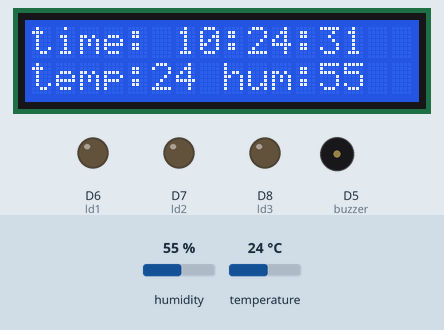
The sketch below on a simulated ESP8266 (NodeMCU). On the bench: 16×2 character LCD, output pins drawn as LEDs (lit = HIGH), buzzer (waves = sounding). The test bench sets the inputs (shaded band); at power-on: humidity 55 %, temperature 24 °C. WiFi joins after 1.5 s; servers stay silent unless stated; network time is answered at once with the bench clock; the local clock reads 2024-03-15 10:24:30 at power-on unless the sketch sets it; what the sketch prints to the serial monitor is not drawn.

Above: at 2.8 s.
2.9 s: humidity set to 22 %
At 4.4 s:
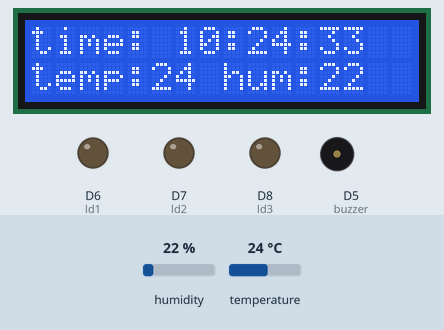
6.6 s: temperature set to 12 °C
At 8.2 s:
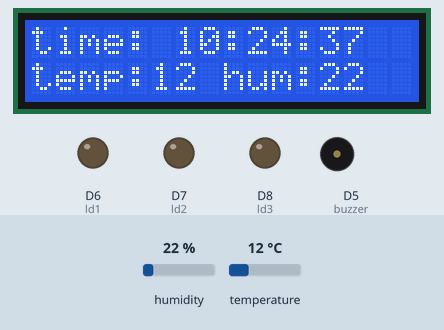
10.0 s: humidity set to 40 %
At 11.2 s:
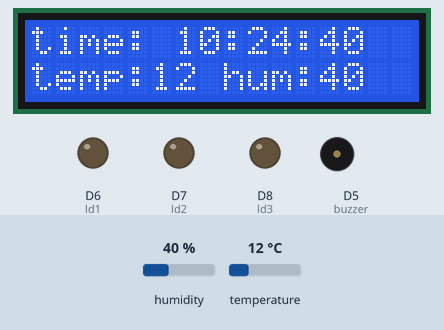
13.3 s: temperature set to 19 °C
At 34.4 s:
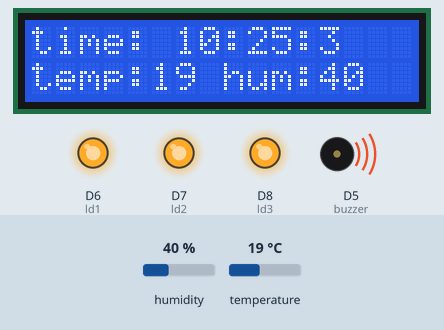
Timing chart, 0 to 35.9 s (numbered marks = the images above; inputs shaded):
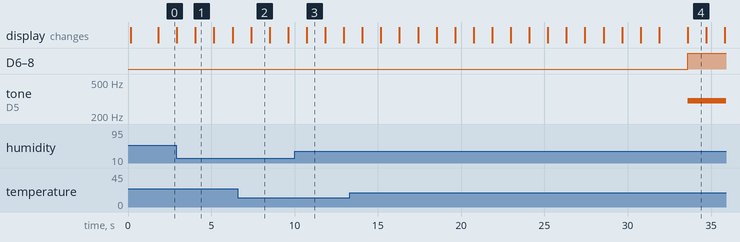

The sketch:

mail_w_time.ino
```cpp
#include <NTPClient.h>
#include <ESP8266WiFi.h>
#include <WiFiUdp.h>
#include <dht11.h> // dht11 kütüphanesini kodlarımıza dahil ediyoruz.
int DhtPin=D4; // DhtPin olarak Dijital 2'yi belirliyoruz.
dht11 dht_sensor; // dht_sensor adında bir DHT11 nesnesi oluşturduk.
//*****************************************
#include <Wire.h>
#include <LiquidCrystal_I2C.h>
LiquidCrystal_I2C lcd(0x3F, 16, 2);
//******************************************
const char *ssid     = "mehmet";
const char *password = "isikmehmet";
const char* host = "maker.ifttt.com";
const long utcOffsetInSeconds = 10800;

char daysOfTheWeek[7][12] = {"Sunday", "Monday", "Tuesday", "Wednesday", "Thursday", "Friday", "Saturday"};

// Define NTP Client to get time
WiFiUDP ntpUDP;
NTPClient timeClient(ntpUDP, "tr.pool.ntp.org", utcOffsetInSeconds);
int buzzer = D5;
int ld1 = D6;
int ld2 = D7;
int ld3 = D8;
void setup(){
  Serial.begin(115200);
  Serial.println("Email from Node Mcu");
  delay(100);
  lcd.begin();
  lcd.backlight();
  lcd.print("Mehmet");
  lcd.setCursor(6, 1);
  lcd.print("ISIK");
  //*********************
   pinMode(buzzer,OUTPUT);
   pinMode(ld1,OUTPUT);
   pinMode(ld2,OUTPUT);
   pinMode(ld3,OUTPUT);
  //*********************

  Serial.print("Connecting to ");
  Serial.println(ssid);
  WiFi.begin(ssid, password);

  while ( WiFi.status() != WL_CONNECTED ) {
    delay ( 500 );
    Serial.print ( "." );
  }
  Serial.println("");
  Serial.println("IP address: ");
  Serial.println(WiFi.localIP());

  timeClient.begin();
}
//*************************
int alarm = 11;
int ilac_1 = 11;
int ilac_2 = 11;
int ilac_3 = 11;
//************************

void loop() {
   // ***********************************
  int chk = dht_sensor.read(DhtPin);
  int temp = dht_sensor.temperature;
  int hum = dht_sensor.humidity;
  Serial.print("Nem Orani (%): ");
  Serial.println(hum);
  Serial.print("Sicaklik (Celcius): ");
  Serial.println(temp);
 // *************************************

  timeClient.update();
  Serial.print(daysOfTheWeek[timeClient.getDay()]);
  Serial.print(", ");
  int saat =timeClient.getHours();
  Serial.print(saat);
  Serial.print(":");
  int dakka=timeClient.getMinutes();
  Serial.print(dakka);
  Serial.print(":");
  int saniye=timeClient.getSeconds();
  Serial.println(saniye);
  lcd.begin();
  lcd.print("time:");
  lcd.setCursor(6, 0);
  lcd.print(saat);
  lcd.print(":");
  lcd.print(dakka);
  lcd.print(":");
  lcd.print(saniye);
  lcd.setCursor(0, 1);
  lcd.print("temp:");
  lcd.setCursor(5, 1);
  lcd.print(temp);
  lcd.setCursor(8, 1);
  lcd.print("hum:");
  lcd.print(hum);
 // ***********************************
 if( alarm < 11 ){
  tone(buzzer,300);
  alarm++;
 }
 else{
  noTone(buzzer);
 }
 if(ilac_1 < 11){
  digitalWrite(ld1,HIGH);
  ilac_1 ++;
 }
 else{
  digitalWrite(ld1,LOW);
 }
 if(ilac_2 < 11){
  digitalWrite(ld2,HIGH);
  ilac_2 ++;
 }
 else{
  digitalWrite(ld2,LOW);
 }
 if(ilac_3 < 11){
  digitalWrite(ld3,HIGH);
  ilac_3 ++;
 }
 else{
  digitalWrite(ld3,LOW);
 }
 //************************************
  if(dakka == 10 && saniye == 0 || saniye == 1){
    alarm = 0;
    ilac_1 = 0;
    WiFiClient client;
    const int httpPort = 80;
  if (!client.connect(host, httpPort)) {
    Serial.println("connection failed");
    return;
  }
     String url = "/trigger/ilac_hatirlatici_1/with/key/etF88yMhhH_qkSh6Q_4VG_9x6xoh3btD3keYZ3hWmLG";
      Serial.print("Requesting URL: ");
      Serial.println(url);
      client.print(String("GET ") + url + " HTTP/1.1\r\n" +
                   "Host: " + host + "\r\n" +
                   "Connection: close\r\n\r\n");
}
// ****************************************
  if(dakka == 11 && saniye == 0 || saniye == 1){
    alarm = 0;
    ilac_2 = 0;
    WiFiClient client;
  const int httpPort = 80;
  if (!client.connect(host, httpPort)) {
    Serial.println("connection failed");
    return;
  }
     String url = "/trigger/ilac_hatirlatici_2/with/key/etF88yMhhH_qkSh6Q_4VG_9x6xoh3btD3keYZ3hWmLG";
      Serial.print("Requesting URL: ");
      Serial.println(url);
      client.print(String("GET ") + url + " HTTP/1.1\r\n" +
                   "Host: " + host + "\r\n" +
                   "Connection: close\r\n\r\n");
}
// ****************************************
  if(dakka == 12 && saniye == 0 || saniye == 1 ){
    alarm = 0;
    ilac_3 = 0;
    WiFiClient client;
  const int httpPort = 80;
  if (!client.connect(host, httpPort)) {
    Serial.println("connection failed");
    return;
  }
     String url = "/trigger/ilac_hatirlatici_3/with/key/etF88yMhhH_qkSh6Q_4VG_9x6xoh3btD3keYZ3hWmLG";
      Serial.print("Requesting URL: ");
      Serial.println(url);
      client.print(String("GET ") + url + " HTTP/1.1\r\n" +
                   "Host: " + host + "\r\n" +
                   "Connection: close\r\n\r\n");
}

  delay(1000);
}
```

Measured:
- what the display in image 1 shows lasts 1.2 s, from 4.0 s to 5.2 s
